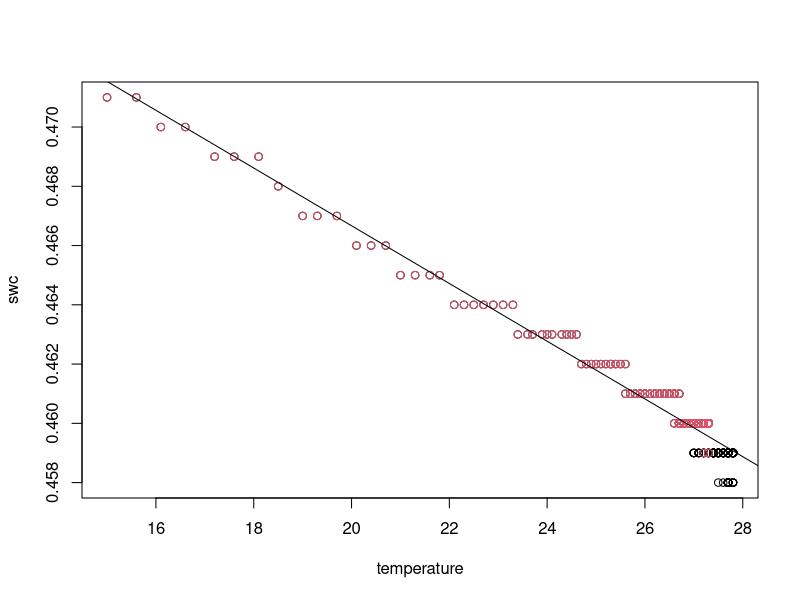
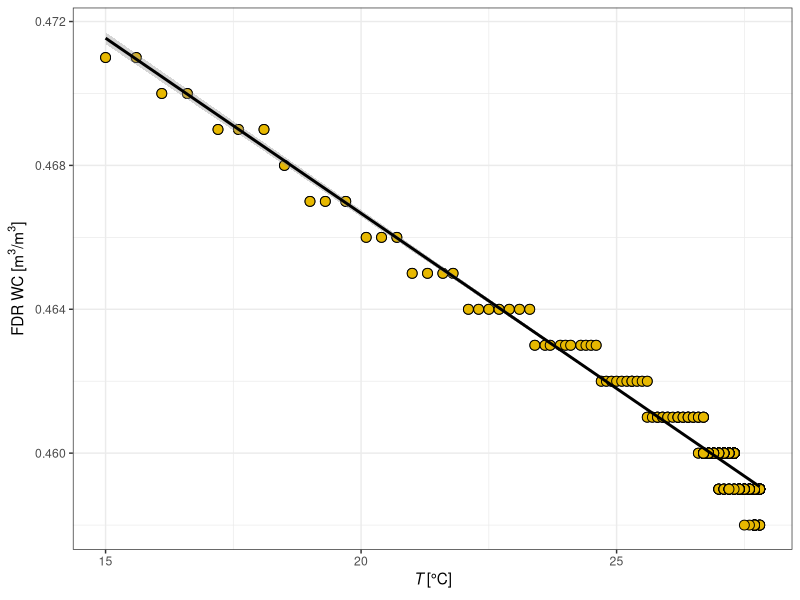
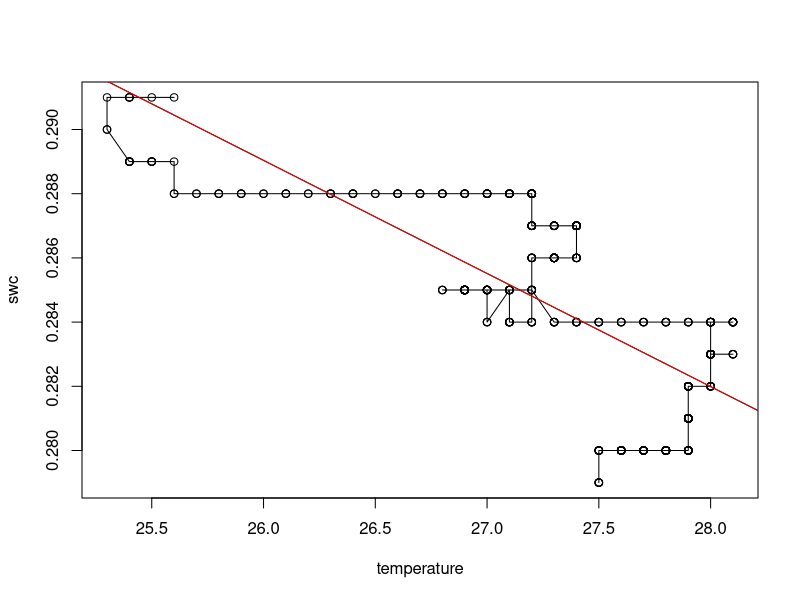
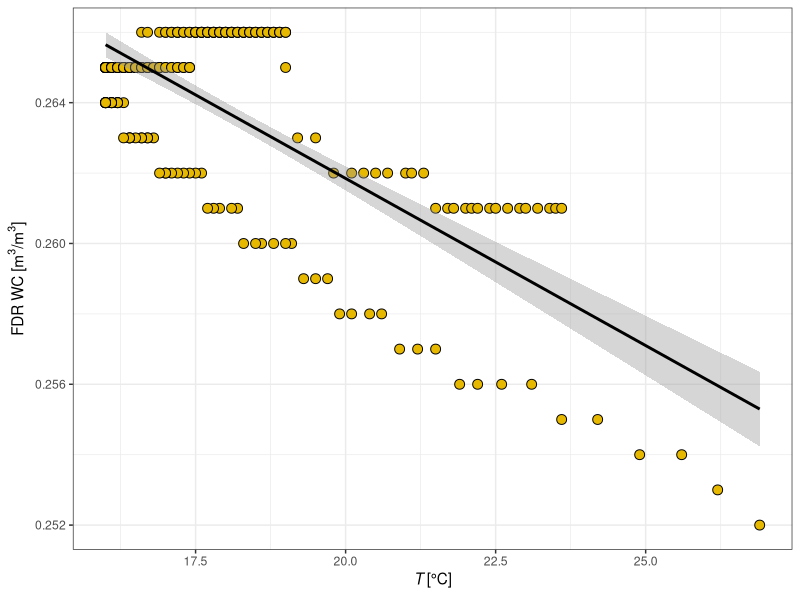
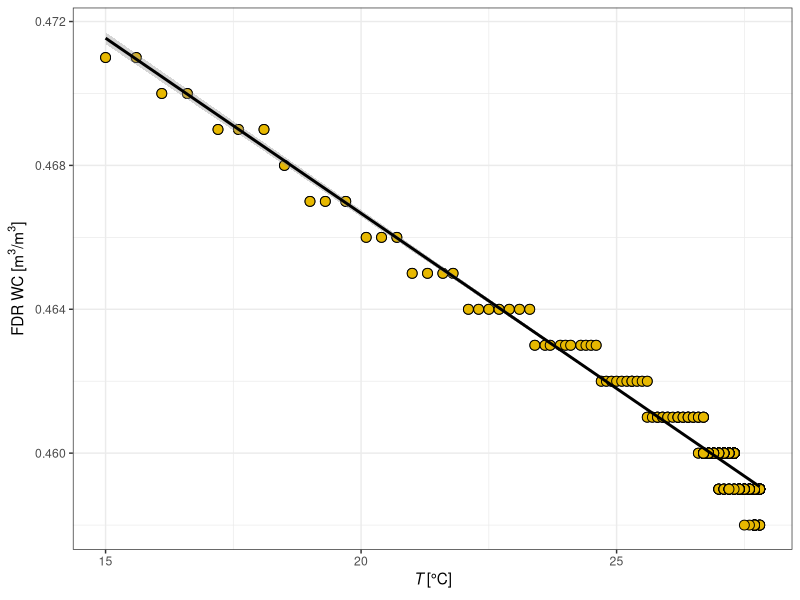
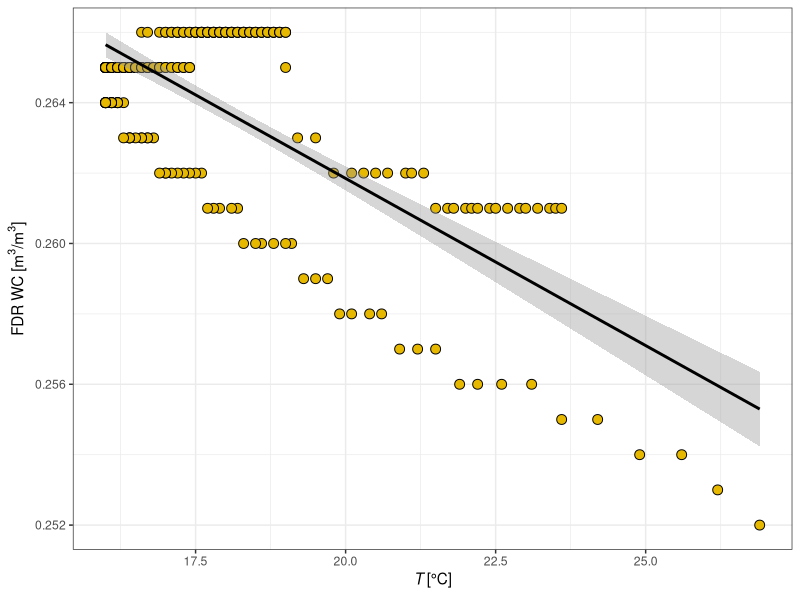

Source code (R) for these figures, in order:
# Test the effect of temperature on uncalibrated Teros 12 loggers
# WOOD block and WATER BUCKET experiment

# Get calibration data in one table, long format --------------------------
data.cal <- read.csv('tmp_cal.csv')

# Fit calibration model ---------------------------------------------------
# water experiment
str(data.cal)
plot(swc ~ temperature, data.cal[data.cal$treatment == "water",], col = as.factor(data.cal$replicate[data.cal$treatment == "water"]))
fit = lm(swc ~ temperature, data.cal[data.cal$treatment == "water",])
summary(fit)
anova(fit)       #slope = -0.000974
abline(fit)
confint(fit, level = 0.95)


library(ggplot2)
library(grid)

# Fig 3a Temperature effect of water experiment
ggplot(data = data.cal[data.cal$treatment == "water",], 
       mapping = aes(y=swc, x= temperature))+
  geom_point(shape = 21, size = 3, fill = "#E7B800")+
  geom_smooth(method = 'lm', se = T, colour = 'black' )+
  ylab(expression(paste('FDR WC [m'^'3','/m'^'3',']')))+
  xlab(substitute(paste(italic('T '), '[°C]')))+
  theme_bw()
ggsave('temp_effect.png', dpi = 300, width = 6, height = 4)


# first wood experiment
plot(swc ~ temperature, data.cal[data.cal$treatment == "wood",], type = "o")
fit = lm(swc ~ temperature, data.cal[data.cal$treatment == "wood",])
summary(fit)
abline(fit)

# wood treatment first part of the data is probably not in equilibrium, greatly affecitng the slope
fit = lm(swc ~ temperature, data.cal[data.cal$treatment == "wood" & data.cal$swc <= 0.291,])
summary(fit)
abline(fit, col = "red")

# not a huge effect, but its there!
# the temperature variation was also very low, which reduces our capacity to get the slope well (it becomes sensitive to random variation)
# informed by this we redid the wood experiment over a larger temperature difference

## NEW WOOD + AIR experiment
woodCalibration3 <- read.csv('temp_wood_air3.csv')

wood3 <- lm(swc3~temperature3, data=woodCalibration3)
summary(wood3) # The slope of the T effect in wood is similar to water bucket.
               # model performed less well - shift of water content in the 
              # warm up phase (possible condensation of unsealed sensor - real WC
              # changes rather than T effect)
anova(wood3)

air2 <- lm(swc4~temperature4, woodCalibration3)
summary(air2)   # The temperature effect for sensors left in air is low
air1 <- lm(swc5~temperature5, woodCalibration3)
summary(air1)


# Fig 3b Temperature effect of Wood experiment
ggplot(data = woodCalibration3, 
       mapping = aes(y=swc3, x= temperature3))+
  geom_point(shape = 21, size = 3, fill = "#E7B800")+
  geom_smooth(method = 'lm', se = T, colour = 'black' )+
  ylab(expression(paste('FDR WC [m'^'3','/m'^'3',']')))+
  xlab(substitute(paste(italic('T '), '[°C]')))+
  theme_bw()
ggsave('temp_effect.png', dpi = 300, width = 6, height = 4)

